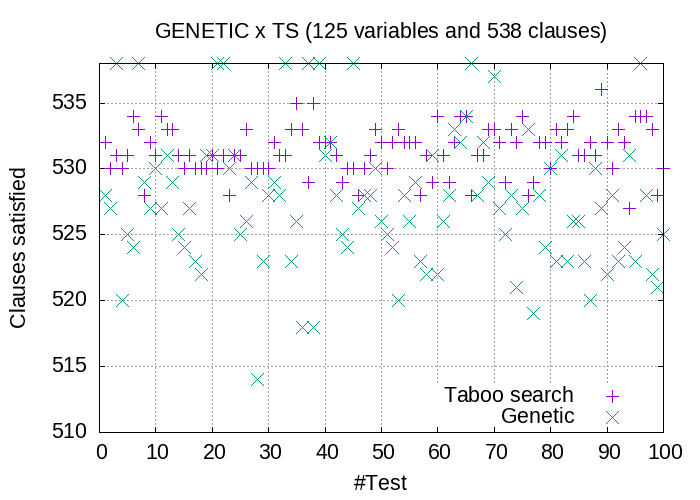

Write gnuplot code to recreate this figure.
# Configurações básicas
set title "GENETIC x TS (125 variables and 538 clauses)"
set ylabel "Clauses satisfied"
set xlabel "#Test"
set grid
set key inside
set key bottom right
set yrange [510:538]

set terminal png size 700,500
set terminal png font "Arial,16"
set output 'genetic_x_ts_125.png'

# Formato dos dados CSV
set datafile separator ','

# Plotar os dados dos dois arquivos
plot "../test_results/extra_TS_uf538-125.txt" using 1:2 with points pointsize 2 title "Taboo search", \
     "../test_results/extra_GENETIC_uf538-125.txt" using 1:2 with points pointsize 2 title "Genetic"
